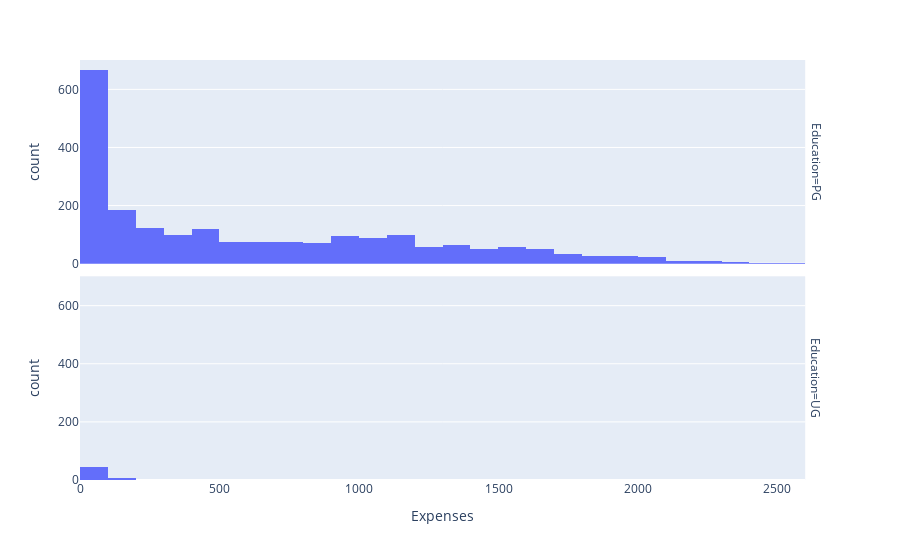

Notebook cell for this chart:
### Code cell
fig = px.histogram (df, x = "Expenses",  facet_row = "Education")
fig.show ()

### Figure 1 — Plotly figure (JSON) as saved in the notebook; plotly's stock layout.template omitted (floating-point values rounded to 4 significant figures; data arrays with more than 128 entries replaced by an {"elided": "..."} marker saying what was removed)
{"data": [{"alignmentgroup": "True", "bingroup": "x", "hovertemplate": "Education=PG<br>Expenses=%{x}<br>count=%{y}<extra></extra>", "legendgroup": "", "marker": {"color": "#636efa", "pattern": {"shape": ""}}, "name": "", "offsetgroup": "", "orientation": "v", "showlegend": false, "type": "histogram", "x": {"elided": "2186 int values"}, "xaxis": "x2", "yaxis": "y2"}, {"alignmentgroup": "True", "bingroup": "x", "hovertemplate": "Education=UG<br>Expenses=%{x}<br>count=%{y}<extra></extra>", "legendgroup": "", "marker": {"color": "#636efa", "pattern": {"shape": ""}}, "name": "", "offsetgroup": "", "orientation": "v", "showlegend": false, "type": "histogram", "x": [61, 29, 29, 43, 80, 102, 18, 263, 45, 37, 74, 59, 29, 18, 57, 14, 32, 66, 80, 96, 24, 16, 75, 88, 101, 21, 119, 434, 50, 24, 62, 96, 58, 29, 36, 103, 64, 54, 28, 38, 43, 47, 80, 839, 102, 26, 75, 57, 103, 29, 69, 46, 106, 43], "xaxis": "x", "yaxis": "y"}], "layout": {"annotations": [{"font": {}, "showarrow": false, "text": "Education=UG", "textangle": 90, "x": 0.98, "xanchor": "left", "xref": "paper", "y": 0.2425, "yanchor": "middle", "yref": "paper"}, {"font": {}, "showarrow": false, "text": "Education=PG", "textangle": 90, "x": 0.98, "xanchor": "left", "xref": "paper", "y": 0.7575, "yanchor": "middle", "yref": "paper"}], "barmode": "relative", "legend": {"tracegroupgap": 0}, "margin": {"t": 60}, "xaxis": {"anchor": "y", "domain": [0, 0.98], "title": {"text": "Expenses"}}, "xaxis2": {"anchor": "y2", "domain": [0, 0.98], "matches": "x", "showticklabels": false}, "yaxis": {"anchor": "x", "domain": [0, 0.485], "title": {"text": "count"}}, "yaxis2": {"anchor": "x2", "domain": [0.515, 1], "matches": "y", "title": {"text": "count"}}}}
